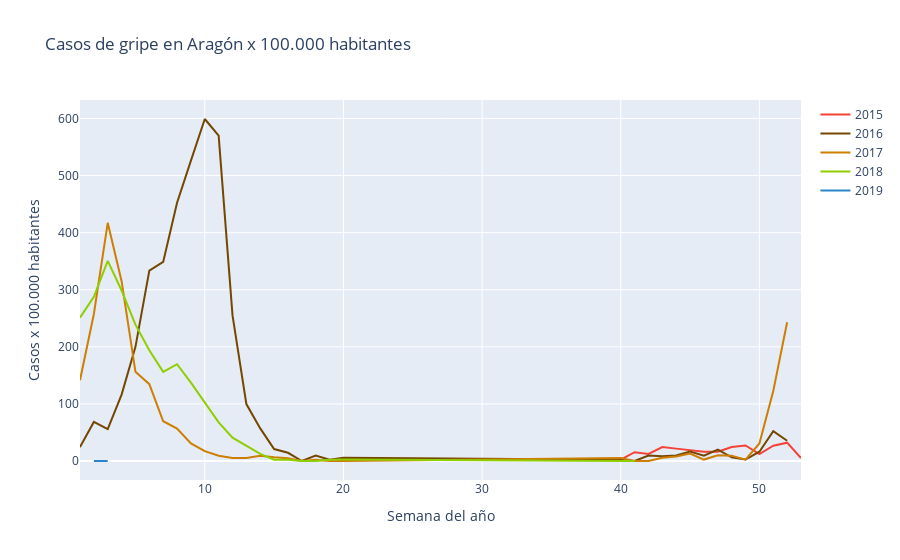

Notebook code for this chart:
### Markdown cell above
##### Aragón

### Code cell
aragon_15 = go.Scatter(x= aragon_2015['Semana'] , y= aragon_2015['Aragón'] , name= '2015' , mode= 'lines' , marker= dict(color= '#f44336'))
aragon_16 = go.Scatter(x= aragon_2016['Semana'] , y= aragon_2016['Aragón'] , name= '2016' , mode= 'lines' , marker= dict(color= '#744700'))
aragon_17 = go.Scatter(x= aragon_2017['Semana'] , y= aragon_2017['Aragón'] , name= '2017' , mode= 'lines' , marker= dict(color= '#ce7e00'))
aragon_18 = go.Scatter(x= aragon_2018['Semana'] , y= aragon_2018['Aragón'] , name= '2018' , mode= 'lines' , marker= dict(color= '#8fce00'))
aragon_19 = go.Scatter(x= aragon_2019['Semana'] , y= aragon_2019['Aragón'] , name= '2019' , mode= 'lines' , marker= dict(color= '#2986cc'))

data = [aragon_15 , aragon_16 , aragon_17 , aragon_18 , aragon_19]
layout = dict(title= 'Casos de gripe en Aragón x 100.000 habitantes' , xaxis=dict(title= 'Semana del año') , yaxis= dict(title= 'Casos x 100.000 habitantes'))

fig_aragon = go.Figure(data= data , layout= layout)

iplot(fig_aragon)

### Figure 1 — Plotly figure (JSON) as saved in the notebook; plotly's stock layout.template omitted (floating-point values rounded to 4 significant figures)
{"data": [{"marker": {"color": "#f44336"}, "mode": "lines", "name": "2015", "type": "scatter", "x": [40, 41, 42, 43, 44, 45, 46, 47, 48, 49, 50, 51, 52, 53], "y": [2.33, 15.38, 12.28, 24.42, 21.68, 18.72, 16.27, 16.27, 24.39, 27.16, 12.24, 26.7, 32.13, 5.11]}, {"marker": {"color": "#744700"}, "mode": "lines", "name": "2016", "type": "scatter", "x": [1, 2, 3, 4, 5, 6, 7, 8, 9, 10, 11, 12, 13, 14, 15, 16, 17, 18, 19, 20, 40, 41, 42, 43, 44, 45, 46, 47, 48, 49, 50, 51, 52], "y": [24.29, 68.5, 55.8, 116.2, 199.9, 333.5, 348.7, 452.3, 526.3, 599.1, 569.8, 255.1, 99.7, 57.12, 20.92, 14.41, 0, 9.65, 2.32, 5.85, 2.4, 0, 9.63, 8.26, 9.83, 16.44, 9.13, 19.82, 6.35, 2.54, 16.26, 52.28, 35.4]}, {"marker": {"color": "#ce7e00"}, "mode": "lines", "name": "2017", "type": "scatter", "x": [1, 2, 3, 4, 5, 6, 7, 8, 9, 10, 11, 12, 13, 14, 15, 16, 17, 18, 19, 20, 40, 41, 42, 43, 44, 45, 46, 47, 48, 49, 50, 51, 52], "y": [141.6, 257.6, 417.2, 314.9, 156.2, 134.7, 69.62, 56.95, 30.85, 17.25, 9.17, 5.42, 5.14, 9.35, 6.63, 4.68, 0, 2.37, 0, 0, 5.15, 0, 0, 5.52, 7.98, 13.08, 2.51, 9.99, 9.41, 2.45, 30.71, 122.5, 243.2]}, {"marker": {"color": "#8fce00"}, "mode": "lines", "name": "2018", "type": "scatter", "x": [1, 2, 3, 4, 5, 6, 7, 8, 9, 10, 11, 12, 14, 15, 16, 17, 18, 19, 20, 40, 41], "y": [251.2, 287.5, 350.4, 298.6, 238.8, 193.9, 156.2, 169.6, 137.2, 101.3, 67.79, 40.92, 12.34, 2.3, 2.27, 0, 0, 2.36, 2.41, 0, 0]}, {"marker": {"color": "#2986cc"}, "mode": "lines", "name": "2019", "type": "scatter", "x": [2, 3], "y": [0, 0]}], "layout": {"title": {"text": "Casos de gripe en Aragón x 100.000 habitantes"}, "xaxis": {"title": {"text": "Semana del año"}}, "yaxis": {"title": {"text": "Casos x 100.000 habitantes"}}}}
